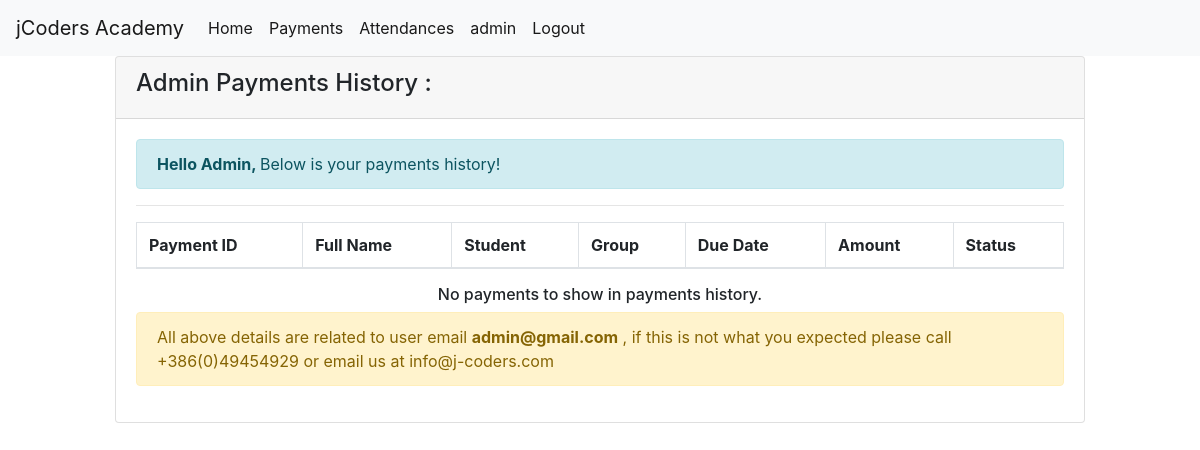
Page /users/payments/ (signed in) on the earlier database version.
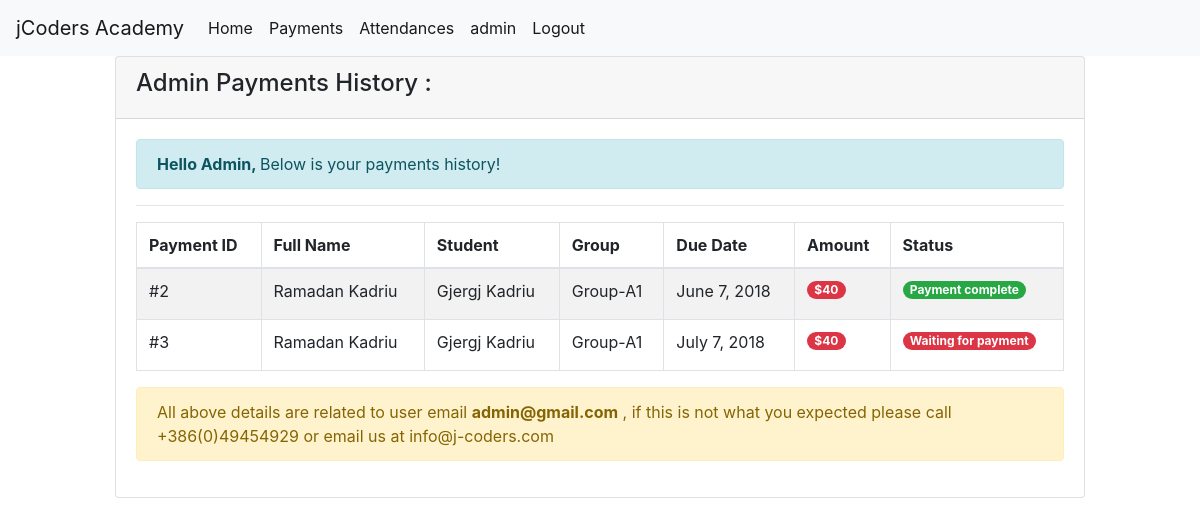
Same page on the later database version.
### Manage/models.py (models this page shows, shortened)
class Payment(models.Model):
	firstName = models.CharField(max_length=30)
	lastName = models.CharField(max_length=30)
	student = models.ForeignKey(Student,on_delete = models.CASCADE)
	group = models.ForeignKey(Group,on_delete = models.CASCADE)
	status = models.CharField(max_length=1, blank=True, default='W', choices=(('W', 'Waiting for payment'),('P', 'Payment complete')))
	due_date = models.DateField(blank=True,default="")

class Student(models.Model):
	user = models.OneToOneField(User,on_delete = models.CASCADE)
	name = models.CharField(max_length=30)
	lastname = models.CharField(max_length=30)
	birthday = models.DateField()
	group = models.ForeignKey(Group,on_delete = models.CASCADE)
	email = models.CharField(max_length=50)
	parentsNumber = models.CharField(max_length=30)
	def __str__(self):
		return ("{} {}".format(self.name,self.lastname))

class Group(models.Model):
	name = models.CharField(max_length=30)
	opened = models.DateField()
	closed = models.DateField()
	training = models.ForeignKey(Training,on_delete = models.CASCADE)
	def __str__(self):
		return self.name

class Training(models.Model):
	employee = models.ForeignKey(Employee,on_delete = models.CASCADE)
	module = models.ForeignKey(Module,on_delete = models.CASCADE)
	opened = models.DateField()
	closed = models.DateField()
	price = models.IntegerField()

### users/views.py (the view)
# urls.py: path("payments/", views.showPayments, name="payments"),
@login_required
def showPayments(request):
	try:
		current_user = request.user
		current_user_payments = []
		payments = Payment.objects.all()
		for payment in payments:
			if payment.student == current_user.student:
				current_user_payments.append(payment)
		hasStudent = True
	except:
		hasStudent = False
	context = {"current_user_payments":current_user_payments,"hasStudent":hasStudent}
	return render(request,"pages/payments.html",context)

### users/templates/pages/payments.html (shortened to what this page needs)
{% extends "pages/base.html" %}
{% block content %}
    <div class="col-xl-10 offset-md-1">
        <div class="Order-list">
            <div class="card">
                <div class="card-header">
                     <h4>{{ user|title }} Payments History : </h4>
                </div>
                <div class="card-body">
                    <div class="alert alert-info"> <b>Hello {{ user|title }}, </b>Below is your payments history!</div>
                    <hr>
                    <div class="table-responsive">
                        <table class="table table-striped table-bordered table-hover">
                            <thead>
                                <tr>
                                    <th>Payment ID</th>
                                    <th>Full Name</th>
                                    <th>Student</th>
                                    <th>Group</th>
                                    <th>Due Date</th>
                                    <th>Amount</th>
                                    <th>Status</th>
                                </tr>
                            </thead>
                            <tbody>
                            {% if hasStudent %}
                                {% for payment in current_user_payments %}
                                    <tr>
                                      <td>#{{ payment.id }}</td>
                                      <td>{{ payment.firstName }} {{ payment.lastName }}</td>
                                      <td>{{ payment.student }}</td>
                                      <td>{{ payment.group }}</td>
                                      <td>{{ payment.due_date}}</td>
                                      <td>
                                        <label class="badge badge-pill badge-danger">
                                            ${{ payment.group.training.price }}</td>
                                      {% if payment.status == "P" %}
                                          <td><span class="badge badge-pill badge-success"> Payment complete </span></td>
                                      {% else %}
                                          <td><span class="badge badge-pill badge-danger"> Waiting for payment </span></td>
                                      {% endif %}
                                    </tr>
                                {% endfor %}
                            {% endif %}
                            </tbody>
                        </table>
                    </div>
                    {% if not current_user_payments %}
                        {% if hasStudent %}
                            <h6 style="text-align: center;">No payments to show in payments history.</h6>
                        {% endif %}
                    {% endif %}
                    <div class="alert alert-warning">All above details are related to user email <b>{{ user.email}}</b> , if this is not what you expected please call +386(0)49454929 or email us at info@j-coders.com</b>
                    </div>
                </div>
            </div>
        </div>
    </div>
{% endblock content %}

### users/templates/pages/base.html (shortened to what this page needs)
<head>
  <link rel="stylesheet" href="https://maxcdn.bootstrapcdn.com/bootstrap/4.1.0/css/bootstrap.min.css">
</head>
<body>
<nav class="navbar navbar-expand-lg navbar-light bg-light">
  <a class="navbar-brand" href="/users/">jCoders Academy</a>
  <div class="collapse navbar-collapse" id="navbarSupportedContent">
    <ul class="navbar-nav mr-auto">
      <li class="nav-item active">
        <a class="nav-link" href="/users/">Home <span class="sr-only">(current)</span></a>
      </li>
      <li class="nav-item active">
        <a class="nav-link" href="/users/payments">Payments <span class="sr-only">(current)</span></a>
      </li>
      <li class="nav-item active">
        <a class="nav-link" href="/users/attendances">Attendances <span class="sr-only">(current)</span></a>
      </li>
       <li class="nav-item active">
        <a class="nav-link" href="/users/account">{{ user }} <span class="sr-only">(current)</span></a>
      </li>
      <li class="nav-item active">
        <a class="nav-link" href="/users/logout">Logout <span class="sr-only">(current)</span></a>
      </li>
    </ul>
  </div>
</nav>
{% block content %}{% endblock content %}
</body>

Differences in the rows shown:
added Payment: id "2", firstName "Ramadan", lastName "Kadriu", student "Gjergj Kadriu", group "Group-A1", due_date "June 7, 2018", group.training.price "40", status "Payment complete"
added Payment: id "3", firstName "Ramadan", lastName "Kadriu", student "Gjergj Kadriu", group "Group-A1", due_date "July 7, 2018", group.training.price "40", status "Waiting for payment"
Other differences:
text no longer shown: "No payments to show in payments history."
